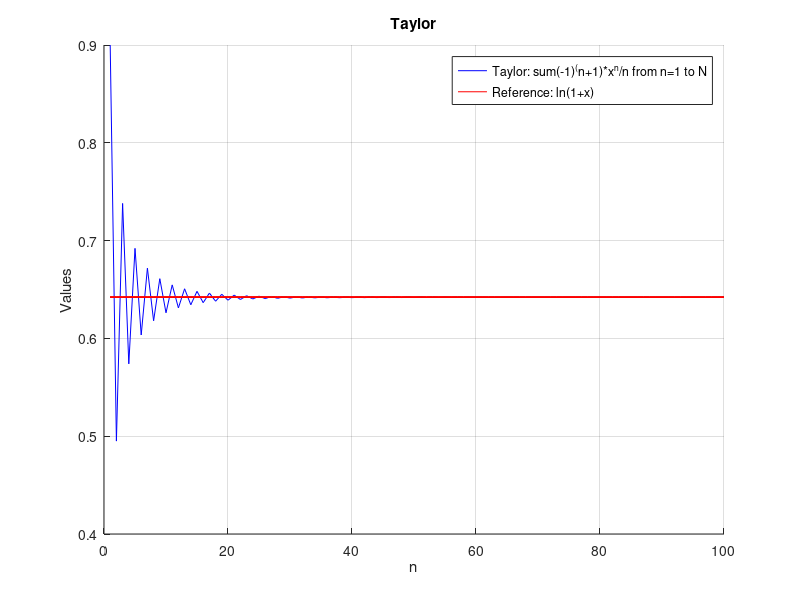

MATLAB code for this plot:
'###  PROGRAM: rev_t411_taylor - LFMA'
clear all, clf,format long

x=0.9
from_n_to_N=100

r=0;
for n=1:from_n_to_N
	taylor_n=(-1)^(n+1)*x^n/n;
	r=r+taylor_n;
	valuehistory(n)=r;
end

reference_value=log(1+x)
converged_value=valuehistory(from_n_to_N)

disp('Loading graph...');
ref_line=ones(from_n_to_N)*reference_value;
hold on, grid on
plot(valuehistory,'b',ref_line,'r')
	title('Taylor'),xlabel('n'),ylabel('Values')
	legend('Taylor: sum{(-1)^(n+1)*x^n/n} from n=1 to N','Reference: ln(1+x)')
	